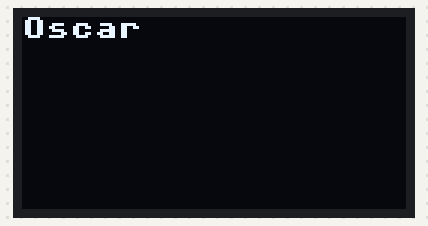
A program run on a simulated Raspberry Pi Pico running MicroPython. On the bench: 128×64 one-colour display. Library files of the repository ran but are not shown: ssd1306.py; what the program prints to the serial console is not drawn.

Above: at 0.1 s.
At 2.2 s:
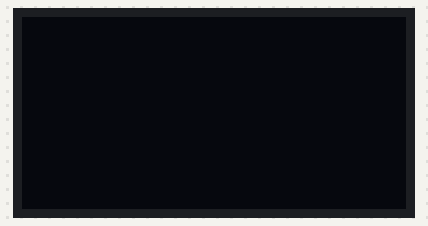

The program:

oled_PCA9548A.py
```python
from machine import Pin,I2C
from ssd1306 import SSD1306_I2C
from micropython import const
import framebuf
import utime
import array
#初始化引脚在这里修改
#Setup_Your_I2C_Pin
i2c = I2C(1, scl=Pin(3), sda=Pin(2))
print("I2C Address:", hex(i2c.scan()[0]).upper())
#先发送通道选择至少一个OLED，地址由PCA9548A决定
#please choose a channel for a useable oled.
#The address 0x70 depends on the A0 A1 A2 pins of the PCA9548A.
i2c.writeto(0x70,b"\x01",True)
#oled长宽 oled's width and height
WIDTH  = 128
HEIGHT = 64
oled = SSD1306_I2C(WIDTH, HEIGHT, i2c)

while True:
    #oled即使没有选择对应的通道传输数据，也会显示之前的屏幕内容。
    #先不能向从机设备输出b"\x00"，因为oled初始化的缘故，必须要一个oled设备连接上
    #程序才不会出问题
    #oled will keep on display the data no matter the PCA9548A chooses the channel of oled.
    #DO NOT write b\x00 to the PCA9548A.Because the setup of I2C depends on a useable oled.
    i2c.writeto(0x70,b"\x01",True)
    oled.text("Oscar",0,0)
    oled.show()
    utime.sleep_ms(2000)
    oled.fill(0)
    oled.show()

    i2c.writeto(0x70,b"\x02",True)
    oled.text("Oscar",0,0)
    oled.show()
    utime.sleep_ms(2000)
    oled.fill(0)
    oled.show()
```

Measured:
- what the display in image 1 shows lasts 2.1 s, from 2.1 s to 4.2 s
